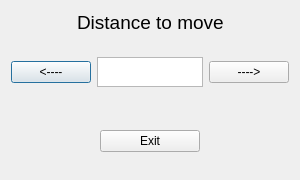
<?xml version="1.0" encoding="UTF-8"?>
<ui version="4.0">
 <class>SlideMovement</class>
 <widget class="QDialog" name="SlideMovement">
  <property name="geometry">
   <rect>
    <x>0</x>
    <y>0</y>
    <width>300</width>
    <height>180</height>
   </rect>
  </property>
  <property name="minimumSize">
   <size>
    <width>300</width>
    <height>180</height>
   </size>
  </property>
  <property name="maximumSize">
   <size>
    <width>300</width>
    <height>180</height>
   </size>
  </property>
  <property name="windowTitle">
   <string>SlideMovement</string>
  </property>
  <layout class="QVBoxLayout" name="verticalLayout">
   <item>
    <layout class="QHBoxLayout" name="horizontalLayout_3">
     <item>
      <spacer name="horizontalSpacer_3">
       <property name="orientation">
        <enum>Qt::Horizontal</enum>
       </property>
       <property name="sizeHint" stdset="0">
        <size>
         <width>40</width>
         <height>20</height>
        </size>
       </property>
      </spacer>
     </item>
     <item>
      <widget class="QLabel" name="label_2">
       <property name="font">
        <font>
         <pointsize>14</pointsize>
        </font>
       </property>
       <property name="text">
        <string>Distance to move</string>
       </property>
      </widget>
     </item>
     <item>
      <spacer name="horizontalSpacer_4">
       <property name="orientation">
        <enum>Qt::Horizontal</enum>
       </property>
       <property name="sizeHint" stdset="0">
        <size>
         <width>40</width>
         <height>20</height>
        </size>
       </property>
      </spacer>
     </item>
    </layout>
   </item>
   <item>
    <spacer name="verticalSpacer_3">
     <property name="orientation">
      <enum>Qt::Vertical</enum>
     </property>
     <property name="sizeHint" stdset="0">
      <size>
       <width>20</width>
       <height>40</height>
      </size>
     </property>
    </spacer>
   </item>
   <item>
    <layout class="QHBoxLayout" name="horizontalLayout_2">
     <item>
      <widget class="QPushButton" name="slideLeftButton">
       <property name="text">
        <string>&lt;----</string>
       </property>
      </widget>
     </item>
     <item>
      <widget class="QTextEdit" name="editSlideMovement">
       <property name="maximumSize">
        <size>
         <width>16777215</width>
         <height>30</height>
        </size>
       </property>
      </widget>
     </item>
     <item>
      <widget class="QPushButton" name="slideRightButton">
       <property name="text">
        <string>----&gt;</string>
       </property>
      </widget>
     </item>
    </layout>
   </item>
   <item>
    <widget class="QLabel" name="LabelErrorSlideMovement">
     <property name="text">
      <string/>
     </property>
     <property name="alignment">
      <set>Qt::AlignCenter</set>
     </property>
    </widget>
   </item>
   <item>
    <spacer name="verticalSpacer_2">
     <property name="orientation">
      <enum>Qt::Vertical</enum>
     </property>
     <property name="sizeHint" stdset="0">
      <size>
       <width>20</width>
       <height>40</height>
      </size>
     </property>
    </spacer>
   </item>
   <item>
    <layout class="QHBoxLayout" name="horizontalLayout_4">
     <item>
      <widget class="QPushButton" name="exitButton">
       <property name="maximumSize">
        <size>
         <width>100</width>
         <height>30</height>
        </size>
       </property>
       <property name="text">
        <string>Exit</string>
       </property>
      </widget>
     </item>
    </layout>
   </item>
   <item>
    <spacer name="verticalSpacer">
     <property name="orientation">
      <enum>Qt::Vertical</enum>
     </property>
     <property name="sizeHint" stdset="0">
      <size>
       <width>20</width>
       <height>40</height>
      </size>
     </property>
    </spacer>
   </item>
  </layout>
 </widget>
 <resources/>
 <connections/>
</ui>
